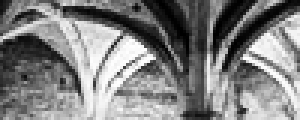
#> input picture dataset/data/car_data/TrainImages/neg-107.pgm, 100 x 40 px (shown 3 times larger); its folder holds 4 pictures in this run
$ python '汽车位置检测.py'   (older library calls are emulated)
#> lines starting #> are read from the running program, lines starting #| are printed output that depends on the picture
"""
这个东西, 效果真的很差.
不过代码的思路是理清楚了.

其中存在的问题应该在:
其用于生成词袋的 SIFT 特征描述符应使用精确的汽车图片而不是包含汽车的图片, 如此生成的特征集才能够更加准确.
不过检查了一个数据集, 其中的标注好像是汽车位置左上角的坐标, 而没有 bounding box.
而且 trueLocations.txt 这个标注是针对 TestImages 的,
因此, 我也不可能按我的想法优化了.

还有一种说法就是, 需要将误检测的结果整理成 hard example 难例, 放入 SVM 分类器中重新训练模型, 得到更加准确的分类器.

参考文档:
http://www.yyearth.com/index.php?aid=241
数据集的下载地址:
http://www.yyearth.com/attachment.php?id=1234
"""
import os
import cv2 as cv
import numpy as np
from sklearn.model_selection import train_test_split
from sklearn.svm import SVC


class CarDetector(object):
    def __init__(self, train_image_folder):
        self._detect = cv.xfeatures2d.SIFT_create(nfeatures=-1)
        self._bow_kmeans_trainer = cv.BOWKMeansTrainer(100)
        self._extract_bow = None
        self._feature_extractor = None

        self._svc = None

        self._train_image_folder = train_image_folder
        self._vocabulary = None
        self._data = None
        self._target = None

        self._X_train = None
        self._y_train = None
        self._X_test = None
        self._y_test = None

    def _init_extract_bow(self):
        flann_params = dict(algorithm=1, trees=5)
        flann = cv.FlannBasedMatcher(flann_params, {})
        extract_bow = cv.BOWImgDescriptorExtractor(self._detect, flann)
        extract_bow.setVocabulary(self.vocabulary)
        self._extract_bow = extract_bow
        return self._extract_bow

    def _calc_vocabulary(self):
        """
        todo: 因该从图像中载取出汽车的部分再设置词袋.
        :return:
        """
        filenames = os.listdir(self._train_image_folder)
        for filename in filenames:
            image_path = os.path.join(self._train_image_folder, filename)
            image = cv.imread(image_path, cv.IMREAD_GRAYSCALE)
            if image is None:
                continue
            _, descriptors = self._detect.detectAndCompute(image, mask=None)
            if descriptors is None:
                continue
            self._bow_kmeans_trainer.add(descriptors)

        vocabulary = self._bow_kmeans_trainer.cluster()
        return vocabulary

    @property
    def vocabulary(self):
        if self._vocabulary is not None:
            return self._vocabulary
        self._vocabulary = self._calc_vocabulary()
        return self._vocabulary

    @property
    def extract_bow(self):
        if self._extract_bow is not None:
            return self._extract_bow
        self._extract_bow = self._init_extract_bow()
        return self._extract_bow

    def feature_extractor(self, image, mask=None):
        keypoints = self._detect.detect(image, mask)
        sample_feature = self.extract_bow.compute(image, keypoints)
        return sample_feature

    def _extract_features(self):
        data = list()
        target = list()
        filenames = os.listdir(self._train_image_folder)
        for filename in filenames:
            image_path = os.path.join(self._train_image_folder, filename)
            image = cv.imread(image_path, cv.IMREAD_GRAYSCALE)
#> image is the input picture: shape (40, 100); min 0, max 255, mean 128.1
            sample_feature = self.feature_extractor(image, mask=None)
#> in feature_extractor, `keypoints = self._detect.detect(image, mask)`: keypoints = 48 keypoints; strongest (x, y, size): (80, 37, 2.1), (74, 19, 1.9), (75, 22, 1.9), (44, 16, 5.5)
#> in _calc_vocabulary, `vocabulary = self._bow_kmeans_trainer.cluster()`:
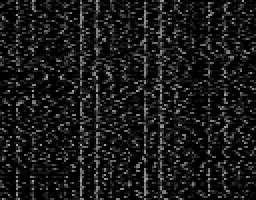
#> vocabulary: shape (100, 128) float32 (shown 2 times larger); min 0, max 173, mean 25.6
            if sample_feature is None:
                continue
            data.extend(sample_feature)
            label = 1 if filename.split('-')[0] == 'pos' else 0
            target.append(label)
        data = np.array(data)
        target = np.array(target, dtype=np.int)
        return data, target

    @property
    def data(self):
        if self._data is not None:
            return self._data
        self._data, self._target = self._extract_features()
        return self._data

    @property
    def target(self):
        if self._target is not None:
            return self._target
        self._data, self._target = self._extract_features()
        return self._target

    def fit_svc(self, test_size=0.0):
        if test_size == 0.0:
            self._X_train, self._y_train = self.data, self.target
        else:
            self._X_train, self._X_test, self._y_train, self._y_test = \
                train_test_split(self.data, self.target, test_size=test_size)
        svc = SVC(kernel="rbf", probability=True)
#> (the run stopped early here; a loop or call above may not have finished)
